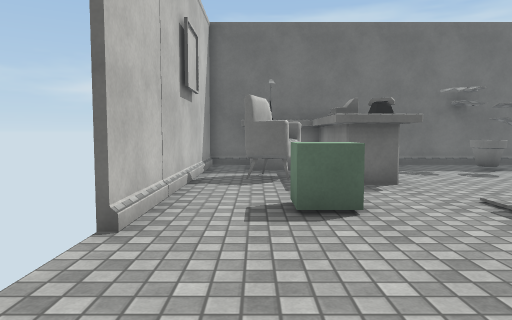
[1] (above)

14 first-person views from a walk through a 3-D level made in the Unity game engine. The camera is 1.2 m above the floor, tilts 4° down and sees 70° across. The floor is counted in squares, 1 m on a side. Each view is taken from the middle of a square. On the plan, view 1 faces up. The plan holds only what a view shows up to about 15 squares ahead; the rest is blank. Surface patterns are stand-ins for the level's own textures.

[2]
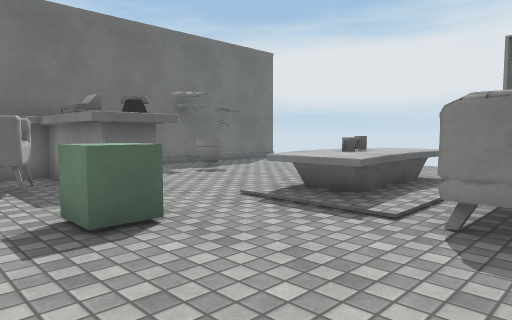

[3]
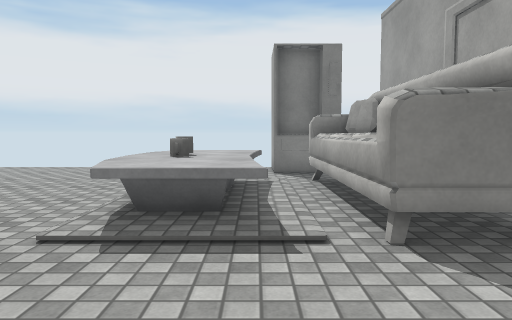

[4]
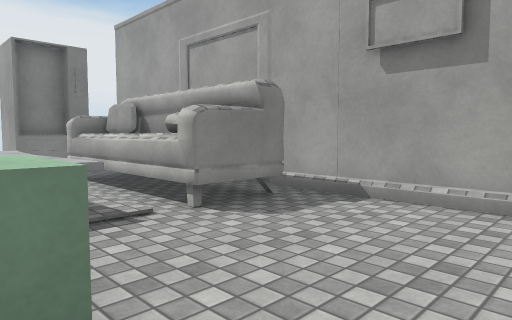

[5]
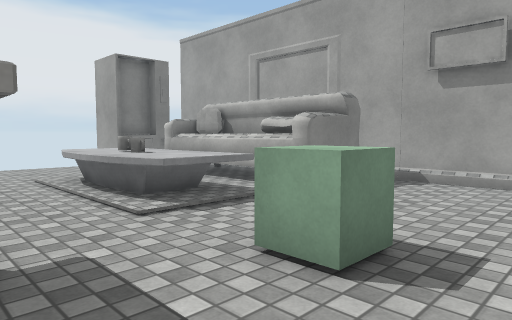

[6]
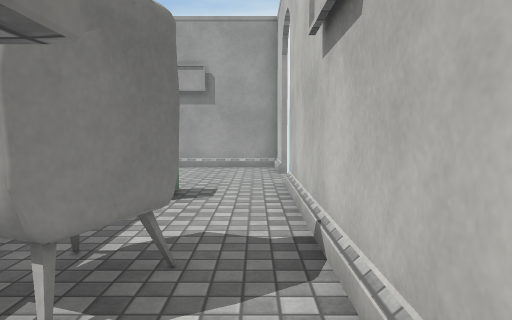

[7]
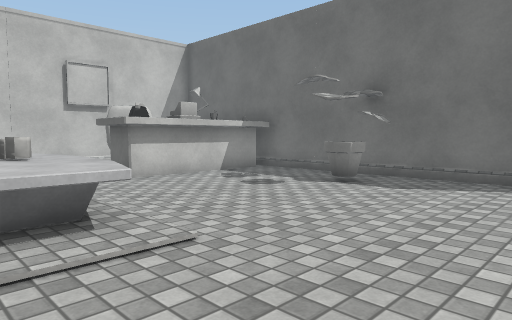

[8]
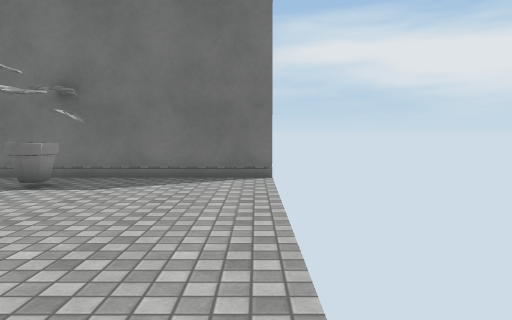

[9]
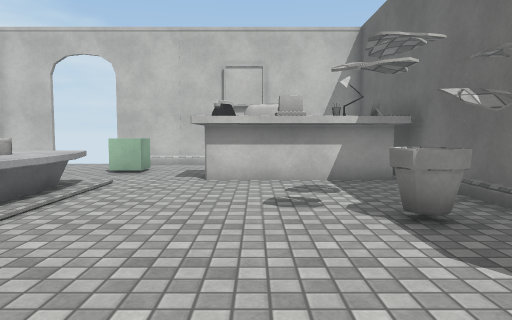

[10]
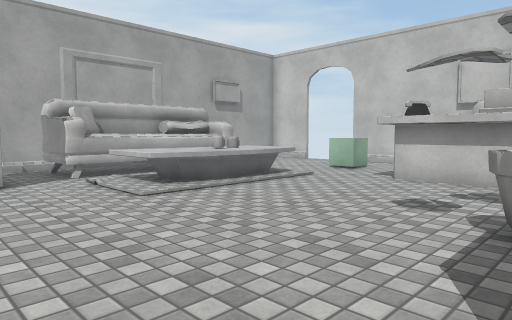

[11]
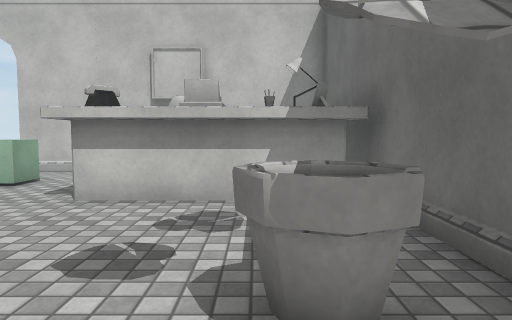

[12]
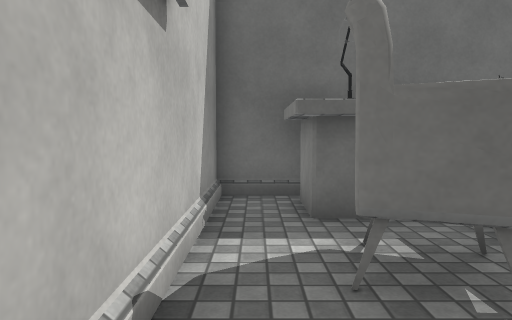

[13]
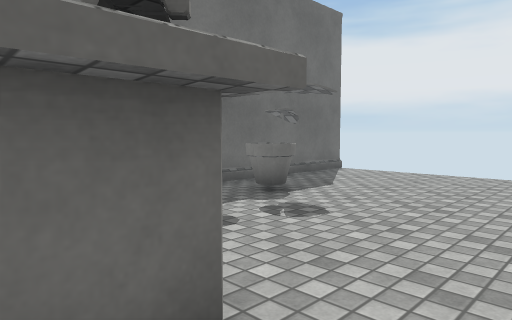

[14]
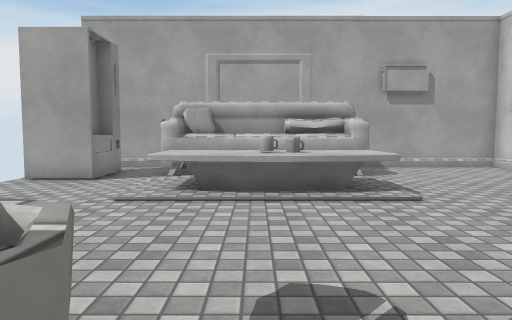

### Floor plan
Key: @ floor where view 1 was taken; # wall or solid block; x gap in a wall; . floor; = window, fence, low wall or low ledge; ^ raised ledge; L lamp; C cube.
Columns run from 2 left of view 1 to 14 right of it. Each row starts with its distance up from view 1.
 14 ###^^############
 13 #.#L ^#...##....
 12 #.x^^##..==.....
 11 #.#####.........
 10 #.#^###.........
  9 #...###.........
  8 #...............
  7 #...............
  6 #..C...^^^^^....
  5 #.....^^^^^^....
  4  .....^^^^^^....
  3  ............=##
  2 x.....#^^^^####
  1 #.....#######
  0 #.@...##
 -1 #######

Where each view was taken, in squares from view 1:
view 1: 0 up, 0 right, facing up
view 2: 1 up, 1 left, facing up-right
view 3: 4 up, 0 right, facing right
view 4: 6 up, 1 left, facing down-right
view 5: 9 up, 1 left, facing down-right
view 6: 13 up, 1 left, facing down
view 7: 4 up, 13 right, facing up-left
view 8: 4 up, 13 right, facing up
view 9: 10 up, 13 right, facing left
view 10: 13 up, 13 right, facing down-left
view 11: 12 up, 10 right, facing left
view 12: 7 up, 1 left, facing up
view 13: 7 up, 2 right, facing up-right
view 14: 13 up, 7 right, facing down
